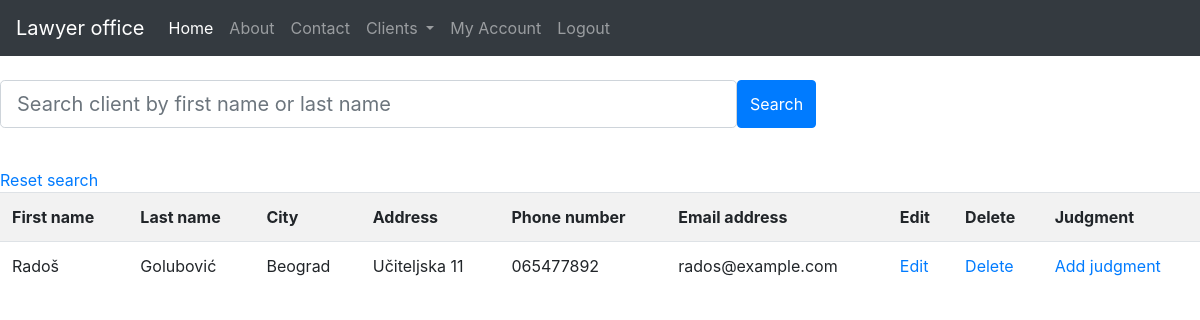
/all_client (signed in), run on an earlier commit of the app's database.
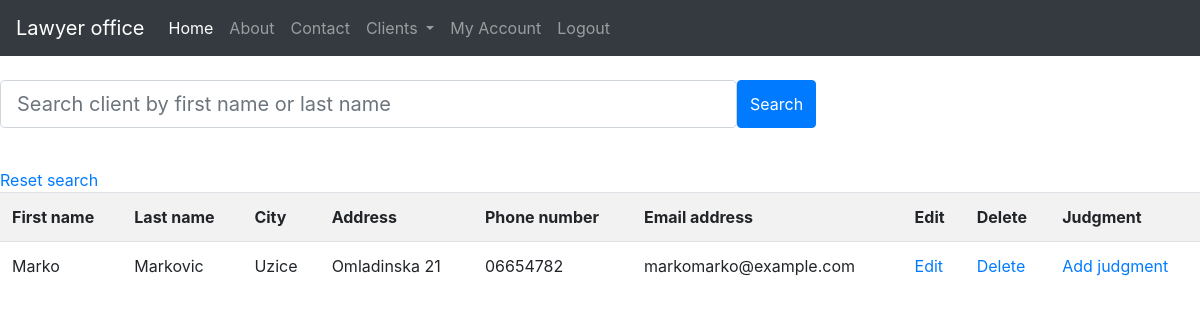
And on a later commit of the database.
### blog/models.py (models this page shows)
class Client(db.Model):
    id = db.Column(db.Integer, primary_key=True)
    first_name = db.Column(db.String(250), nullable=False)
    last_name = db.Column(db.String(250), nullable=False)
    city = db.Column(db.String(50), nullable=False)
    address = db.Column(db.String(50), nullable=False)
    phone = db.Column(db.String(50), nullable=False)
    mail = db.Column(db.String(50))
    user_id = db.Column(db.Integer, db.ForeignKey('user.id'), nullable=False)
    judgments = db.relationship('Judgment', backref='judgments')

### client/routes.py (the view)
@client.route("/all_client")
def all_client():
    clients = Client.query.filter_by(lawyer=current_user)
    return render_template("all_clients.html", title="All clients", clients=clients)

### blog/models.py (called while the page is built)
@login_manager.user_loader
def load_user(user_id):
    return User.query.get(int(user_id))

### blog/templates/all_clients.html (shortened to what this page needs)
{% extends 'base.html' %}
{% block content %}
<br>
<form action="{{url_for('client.search')}}" method="POST">
    <div class="form-group">
        <div class="input-group input-group-lg">
            <div class="form-outline">
                <input type="search" size="50px" placeholder="Search client by first name or last name" name="search_string" id="form1"
                       class="form-control form-control-lg"/>
            </div>
            <button type="submit"  value="Search" class="btn btn-primary">
                 Search
            </button>
        </div>
    </div>
</form>
<br>
<a href="{{url_for('client.all_client')}}">Reset search</a>
<table class="table table-striped">
    <tr>
        <th>First name</th>
        <th>Last name</th>
        <th>City</th>
        <th>Address</th>
        <th>Phone number</th>
        <th>Email address</th>
        <th>Edit</th>
        <th>Delete</th>
        <th>Judgment</th>
    </tr>
    {% for client in clients %}
    <tr>
        <td>{{client.first_name}}</td>
        <td>{{client.last_name}}</td>
        <td>{{client.city}}</td>
        <td>{{client.address}}</td>
        <td>{{client.phone}}</td>
        <td>{{client.mail}}</td>
        <td><a href="{{ url_for('client.edit', client_id=client.id) }}">Edit</a></td>
        <td><a href="{{ url_for('client.delete', client_id= client.id) }}">Delete</a></td>
        <td><a href="{{ url_for('client.add_judgments', client_id= client.id) }}">Add judgment</a></td>
    </tr>
    {% endfor %}
</table>
{% endblock content %}

### blog/templates/base.html (shortened to what this page needs)
<!DOCTYPE html>
<html lang="en">
<head>
    <link rel="stylesheet" href="https://maxcdn.bootstrapcdn.com/bootstrap/4.0.0/css/bootstrap.min.css"
>
</head>
<body>
<nav class="navbar navbar-expand-lg  navbar-dark bg-dark">
    <a class="navbar-brand" href="{{url_for('main.home')}}">Lawyer office</a>
    <div class="collapse navbar-collapse" id="navbarNav">
        <ul class="navbar-nav">
            <li class="nav-item active">
                <a class="nav-link" href="{{url_for('main.home')}}">Home <span class="sr-only">(current)</span></a>
            </li>
            <li class="nav-item">
                <a class="nav-link" href="{{url_for('main.about')}}">About</a>
            </li>
            <li class="nav-item">
                <a class="nav-link" href="{{url_for('main.contact')}}">Contact</a>
            </li>
            {% if current_user.is_authenticated%}
            <li class="nav-item dropdown">
                <a class="nav-link dropdown-toggle" href="#" id="navbarDropdownMenuLink" data-toggle="dropdown"
                   aria-haspopup="true" aria-expanded="false">
                    Clients
                </a>
            </li>
             <li class="nav-item">
                <a class="nav-link" href="{{url_for('users.account')}}">My Account</a>
            </li>
            <li class="nav-item">
                <a class="nav-link" href="{{url_for('users.logout')}}">Logout</a>
            </li>
            {%endif%}
        </ul>
    </div>
</nav>
{% block content %}
{% endblock %}
</body>
</html>

What changed in the data, as far as the page shows it:
changed Client: first_name "Radoš" → "Marko"; last_name "Golubović" → "Markovic"; city "Beograd" → "Uzice"; address "Učiteljska 11" → "Omladinska 21"; phone "065477892" → "06654782"; mail "rados@example.com" → "markomarko@example.com"
